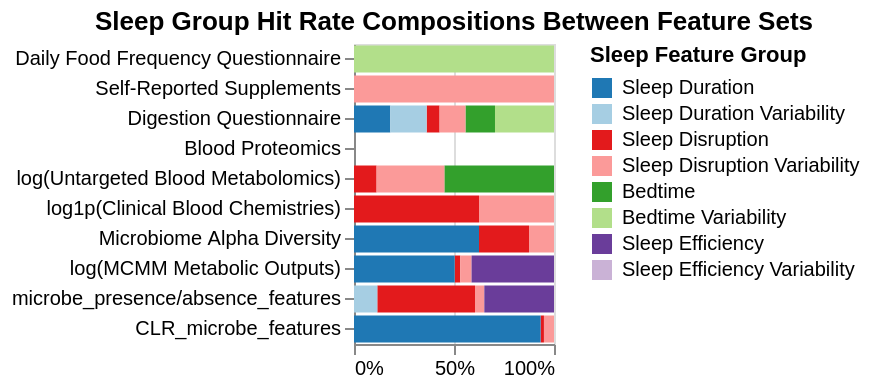

Here is the notebook cell this chart was saved with:
### Code cell
import altair as alt

group_color_map = {
    'Sleep Duration': '#1f78b4',                # blue
    'Sleep Duration Variability': '#a6cee3',    # light blue
    'Sleep Disruption': '#e31a1c',              # red
    'Sleep Disruption Variability': '#fb9a99',  # light red/pink
    'Bedtime': '#33a02c',                       # green
    'Bedtime Variability': '#b2df8a',           # light green (pairs with #33a02c)
    'Sleep Efficiency': '#6a3d9a',              # purple
    'Sleep Efficiency Variability': '#cab2d6'   # light purple
}

custom_order = list(group_color_map.keys())

chart = (
    alt.Chart(
        shared_hit_rate_df#[
        #    ~shared_hit_rate_df_updated_axis_labels.feature_set.str.contains('proteomics|diversity')
        #]
    )
    .mark_bar()
    .encode(
        y=alt.Y('feature_set:N', title='', axis=alt.Axis(labelExpr=label_expr), sort=feature_set_order),
        x=alt.X('hit_rate:Q', stack='normalize', title=''),
        color=alt.Color(
            'sleep_group:N',
            title='Sleep Feature Group',
            sort=custom_order,
            scale=alt.Scale(domain=custom_order, range=list(group_color_map.values()))
        ),
        tooltip=[
            'feature_set:N',
            'sleep_group:N',
            'n_hits:Q',
            'n_tests:Q',
            alt.Tooltip('hit_rate:Q', format='.2f', title='Hit Rate (%)')
        ]
    )
    .properties(
        title='Sleep Group Hit Rate Compositions Between Feature Sets',
        width=100,
        height=150
    )
)

chart

### Figure 1 — Vega-Lite specification as saved in the notebook (floating-point values rounded to 4 significant figures)
{"config": {"view": {"continuousWidth": 300, "continuousHeight": 300}}, "data": {"name": "data-49708cfc11d4b90f6afd48ffbeb3eef7"}, "mark": {"type": "bar"}, "encoding": {"color": {"field": "sleep_group", "scale": {"domain": ["Sleep Duration", "Sleep Duration Variability", "Sleep Disruption", "Sleep Disruption Variability", "Bedtime", "Bedtime Variability", "Sleep Efficiency", "Sleep Efficiency Variability"], "range": ["#1f78b4", "#a6cee3", "#e31a1c", "#fb9a99", "#33a02c", "#b2df8a", "#6a3d9a", "#cab2d6"]}, "sort": ["Sleep Duration", "Sleep Duration Variability", "Sleep Disruption", "Sleep Disruption Variability", "Bedtime", "Bedtime Variability", "Sleep Efficiency", "Sleep Efficiency Variability"], "title": "Sleep Feature Group", "type": "nominal"}, "tooltip": [{"field": "feature_set", "type": "nominal"}, {"field": "sleep_group", "type": "nominal"}, {"field": "n_hits", "type": "quantitative"}, {"field": "n_tests", "type": "quantitative"}, {"field": "hit_rate", "format": ".2f", "title": "Hit Rate (%)", "type": "quantitative"}], "x": {"field": "hit_rate", "stack": "normalize", "title": "", "type": "quantitative"}, "y": {"axis": {"labelExpr": "datum.label === 'diet_daily_features' ? 'Daily Food Frequency Questionnaire' : datum.label === 'supplement_features' ? 'Self-Reported Supplements' : datum.label === 'digestion_features' ? 'Digestion Questionnaire' : datum.label === 'proteomics_features' ? 'Blood Proteomics' : datum.label === 'metabolite_features_log' ? 'log(Untargeted Blood Metabolomics)' : datum.label === 'clinical_features_log1p' ? 'log1p(Clinical Blood Chemistries)' : datum.label === 'diversity_features' ? 'Microbiome Alpha Diversity' : datum.label === 'new_microbe_features' ? 'CLR Transformed Microbe Abundances' : datum.label === 'new_microbe_binarized_features' ? 'Microbe Presence/Absence' : datum.label === 'micom_features_log' ? 'log(MCMM Metabolic Outputs)' : datum.label"}, "field": "feature_set", "sort": ["diet_daily_features", "supplement_features", "digestion_features", "proteomics_features", "metabolite_features_log", "clinical_features_log1p", "diversity_features", "new_microbe_features", "new_microbe_binarized_features", "micom_features_log"], "title": "", "type": "nominal"}}, "height": 150, "title": "Sleep Group Hit Rate Compositions Between Feature Sets", "width": 100, "$schema": "https://vega.github.io/schema/vega-lite/v5.8.0.json", "datasets": {"data-49708cfc11d4b90f6afd48ffbeb3eef7": [{"feature_set": "clinical_features_log1p", "sleep_group": "Bedtime", "n_tests": 104, "n_hits": 0, "hit_rate": 0.0}, {"feature_set": "clinical_features_log1p", "sleep_group": "Bedtime Variability", "n_tests": 104, "n_hits": 0, "hit_rate": 0.0}, {"feature_set": "clinical_features_log1p", "sleep_group": "Sleep Disruption", "n_tests": 494, "n_hits": 5, "hit_rate": 1.012}, {"feature_set": "clinical_features_log1p", "sleep_group": "Sleep Disruption Variability", "n_tests": 494, "n_hits": 3, "hit_rate": 0.6073}, {"feature_set": "clinical_features_log1p", "sleep_group": "Sleep Duration", "n_tests": 183, "n_hits": 0, "hit_rate": 0.0}, {"feature_set": "clinical_features_log1p", "sleep_group": "Sleep Duration Variability", "n_tests": 183, "n_hits": 0, "hit_rate": 0.0}, {"feature_set": "clinical_features_log1p", "sleep_group": "Sleep Efficiency", "n_tests": 104, "n_hits": 0, "hit_rate": 0.0}, {"feature_set": "clinical_features_log1p", "sleep_group": "Sleep Efficiency Variability", "n_tests": 104, "n_hits": 0, "hit_rate": 0.0}, {"feature_set": "diet_daily_features", "sleep_group": "Bedtime", "n_tests": 44, "n_hits": 0, "hit_rate": 0.0}, {"feature_set": "diet_daily_features", "sleep_group": "Bedtime Variability", "n_tests": 44, "n_hits": 1, "hit_rate": 2.273}, {"feature_set": "diet_daily_features", "sleep_group": "Sleep Disruption", "n_tests": 88, "n_hits": 0, "hit_rate": 0.0}, {"feature_set": "diet_daily_features", "sleep_group": "Sleep Disruption Variability", "n_tests": 88, "n_hits": 0, "hit_rate": 0.0}, {"feature_set": "diet_daily_features", "sleep_group": "Sleep Efficiency", "n_tests": 44, "n_hits": 0, "hit_rate": 0.0}, {"feature_set": "diet_daily_features", "sleep_group": "Sleep Efficiency Variability", "n_tests": 44, "n_hits": 0, "hit_rate": 0.0}, {"feature_set": "digestion_features", "sleep_group": "Bedtime", "n_tests": 16, "n_hits": 1, "hit_rate": 6.25}, {"feature_set": "digestion_features", "sleep_group": "Bedtime Variability", "n_tests": 16, "n_hits": 2, "hit_rate": 12.5}, {"feature_set": "digestion_features", "sleep_group": "Sleep Disruption", "n_tests": 73, "n_hits": 2, "hit_rate": 2.74}, {"feature_set": "digestion_features", "sleep_group": "Sleep Disruption Variability", "n_tests": 73, "n_hits": 4, "hit_rate": 5.479}, {"feature_set": "digestion_features", "sleep_group": "Sleep Duration", "n_tests": 26, "n_hits": 2, "hit_rate": 7.692}, {"feature_set": "digestion_features", "sleep_group": "Sleep Duration Variability", "n_tests": 26, "n_hits": 2, "hit_rate": 7.692}, {"feature_set": "digestion_features", "sleep_group": "Sleep Efficiency", "n_tests": 16, "n_hits": 0, "hit_rate": 0.0}, {"feature_set": "digestion_features", "sleep_group": "Sleep Efficiency Variability", "n_tests": 16, "n_hits": 0, "hit_rate": 0.0}, {"feature_set": "diversity_features", "sleep_group": "Bedtime", "n_tests": 3, "n_hits": 0, "hit_rate": 0.0}, {"feature_set": "diversity_features", "sleep_group": "Bedtime Variability", "n_tests": 3, "n_hits": 0, "hit_rate": 0.0}, {"feature_set": "diversity_features", "sleep_group": "Sleep Disruption", "n_tests": 15, "n_hits": 6, "hit_rate": 40.0}, {"feature_set": "diversity_features", "sleep_group": "Sleep Disruption Variability", "n_tests": 15, "n_hits": 3, "hit_rate": 20.0}, {"feature_set": "diversity_features", "sleep_group": "Sleep Duration", "n_tests": 6, "n_hits": 6, "hit_rate": 100.0}, {"feature_set": "diversity_features", "sleep_group": "Sleep Duration Variability", "n_tests": 6, "n_hits": 0, "hit_rate": 0.0}, {"feature_set": "diversity_features", "sleep_group": "Sleep Efficiency", "n_tests": 3, "n_hits": 0, "hit_rate": 0.0}, {"feature_set": "diversity_features", "sleep_group": "Sleep Efficiency Variability", "n_tests": 3, "n_hits": 0, "hit_rate": 0.0}, {"feature_set": "metabolite_features_log", "sleep_group": "Bedtime", "n_tests": 1191, "n_hits": 1, "hit_rate": 0.08396}, {"feature_set": "metabolite_features_log", "sleep_group": "Bedtime Variability", "n_tests": 1191, "n_hits": 0, "hit_rate": 0.0}, {"feature_set": "metabolite_features_log", "sleep_group": "Sleep Disruption", "n_tests": 5779, "n_hits": 1, "hit_rate": 0.0173}, {"feature_set": "metabolite_features_log", "sleep_group": "Sleep Disruption Variability", "n_tests": 5779, "n_hits": 3, "hit_rate": 0.05191}, {"feature_set": "metabolite_features_log", "sleep_group": "Sleep Duration", "n_tests": 2233, "n_hits": 0, "hit_rate": 0.0}, {"feature_set": "metabolite_features_log", "sleep_group": "Sleep Duration Variability", "n_tests": 2233, "n_hits": 0, "hit_rate": 0.0}, {"feature_set": "metabolite_features_log", "sleep_group": "Sleep Efficiency", "n_tests": 1191, "n_hits": 0, "hit_rate": 0.0}, {"feature_set": "metabolite_features_log", "sleep_group": "Sleep Efficiency Variability", "n_tests": 1191, "n_hits": 0, "hit_rate": 0.0}, {"feature_set": "micom_features_log", "sleep_group": "Bedtime", "n_tests": 201, "n_hits": 0, "hit_rate": 0.0}, {"feature_set": "micom_features_log", "sleep_group": "Bedtime Variability", "n_tests": 201, "n_hits": 0, "hit_rate": 0.0}, {"feature_set": "micom_features_log", "sleep_group": "Sleep Disruption", "n_tests": 981, "n_hits": 1, "hit_rate": 0.1019}, {"feature_set": "micom_features_log", "sleep_group": "Sleep Disruption Variability", "n_tests": 981, "n_hits": 2, "hit_rate": 0.2039}, {"feature_set": "micom_features_log", "sleep_group": "Sleep Duration", "n_tests": 384, "n_hits": 7, "hit_rate": 1.823}, {"feature_set": "micom_features_log", "sleep_group": "Sleep Duration Variability", "n_tests": 384, "n_hits": 0, "hit_rate": 0.0}, {"feature_set": "micom_features_log", "sleep_group": "Sleep Efficiency", "n_tests": 201, "n_hits": 3, "hit_rate": 1.493}, {"feature_set": "micom_features_log", "sleep_group": "Sleep Efficiency Variability", "n_tests": 201, "n_hits": 0, "hit_rate": 0.0}, {"feature_set": "microbe_presence/absence_features", "sleep_group": "Bedtime", "n_tests": 151, "n_hits": 0, "hit_rate": 0.0}, {"feature_set": "microbe_presence/absence_features", "sleep_group": "Bedtime Variability", "n_tests": 151, "n_hits": 0, "hit_rate": 0.0}, {"feature_set": "microbe_presence/absence_features", "sleep_group": "Sleep Disruption", "n_tests": 754, "n_hits": 21, "hit_rate": 2.785}, {"feature_set": "microbe_presence/absence_features", "sleep_group": "Sleep Disruption Variability", "n_tests": 754, "n_hits": 2, "hit_rate": 0.2653}, {"feature_set": "microbe_presence/absence_features", "sleep_group": "Sleep Duration", "n_tests": 301, "n_hits": 0, "hit_rate": 0.0}, {"feature_set": "microbe_presence/absence_features", "sleep_group": "Sleep Duration Variability", "n_tests": 301, "n_hits": 2, "hit_rate": 0.6645}, {"feature_set": "microbe_presence/absence_features", "sleep_group": "Sleep Efficiency", "n_tests": 151, "n_hits": 3, "hit_rate": 1.987}, {"feature_set": "microbe_presence/absence_features", "sleep_group": "Sleep Efficiency Variability", "n_tests": 151, "n_hits": 0, "hit_rate": 0.0}, {"feature_set": "CLR_microbe_features", "sleep_group": "Bedtime", "n_tests": 177, "n_hits": 0, "hit_rate": 0.0}, {"feature_set": "CLR_microbe_features", "sleep_group": "Bedtime Variability", "n_tests": 177, "n_hits": 0, "hit_rate": 0.0}, {"feature_set": "CLR_microbe_features", "sleep_group": "Sleep Disruption", "n_tests": 759, "n_hits": 1, "hit_rate": 0.1318}, {"feature_set": "CLR_microbe_features", "sleep_group": "Sleep Disruption Variability", "n_tests": 759, "n_hits": 3, "hit_rate": 0.3953}, {"feature_set": "CLR_microbe_features", "sleep_group": "Sleep Duration", "n_tests": 259, "n_hits": 19, "hit_rate": 7.336}, {"feature_set": "CLR_microbe_features", "sleep_group": "Sleep Duration Variability", "n_tests": 259, "n_hits": 0, "hit_rate": 0.0}, {"feature_set": "CLR_microbe_features", "sleep_group": "Sleep Efficiency", "n_tests": 177, "n_hits": 0, "hit_rate": 0.0}, {"feature_set": "CLR_microbe_features", "sleep_group": "Sleep Efficiency Variability", "n_tests": 177, "n_hits": 0, "hit_rate": 0.0}, {"feature_set": "proteomics_features", "sleep_group": "Bedtime", "n_tests": 276, "n_hits": 0, "hit_rate": 0.0}, {"feature_set": "proteomics_features", "sleep_group": "Bedtime Variability", "n_tests": 276, "n_hits": 0, "hit_rate": 0.0}, {"feature_set": "proteomics_features", "sleep_group": "Sleep Disruption", "n_tests": 1374, "n_hits": 0, "hit_rate": 0.0}, {"feature_set": "proteomics_features", "sleep_group": "Sleep Disruption Variability", "n_tests": 1374, "n_hits": 0, "hit_rate": 0.0}, {"feature_set": "proteomics_features", "sleep_group": "Sleep Duration", "n_tests": 548, "n_hits": 0, "hit_rate": 0.0}, {"feature_set": "proteomics_features", "sleep_group": "Sleep Duration Variability", "n_tests": 548, "n_hits": 0, "hit_rate": 0.0}, {"feature_set": "proteomics_features", "sleep_group": "Sleep Efficiency", "n_tests": 276, "n_hits": 0, "hit_rate": 0.0}, {"feature_set": "proteomics_features", "sleep_group": "Sleep Efficiency Variability", "n_tests": 276, "n_hits": 0, "hit_rate": 0.0}, {"feature_set": "supplement_features", "sleep_group": "Bedtime", "n_tests": 5, "n_hits": 0, "hit_rate": 0.0}, {"feature_set": "supplement_features", "sleep_group": "Bedtime Variability", "n_tests": 5, "n_hits": 0, "hit_rate": 0.0}, {"feature_set": "supplement_features", "sleep_group": "Sleep Disruption", "n_tests": 25, "n_hits": 0, "hit_rate": 0.0}, {"feature_set": "supplement_features", "sleep_group": "Sleep Disruption Variability", "n_tests": 25, "n_hits": 1, "hit_rate": 4.0}, {"feature_set": "supplement_features", "sleep_group": "Sleep Duration", "n_tests": 10, "n_hits": 0, "hit_rate": 0.0}, {"feature_set": "supplement_features", "sleep_group": "Sleep Duration Variability", "n_tests": 10, "n_hits": 0, "hit_rate": 0.0}, {"feature_set": "supplement_features", "sleep_group": "Sleep Efficiency", "n_tests": 5, "n_hits": 0, "hit_rate": 0.0}, {"feature_set": "supplement_features", "sleep_group": "Sleep Efficiency Variability", "n_tests": 5, "n_hits": 0, "hit_rate": 0.0}]}}
